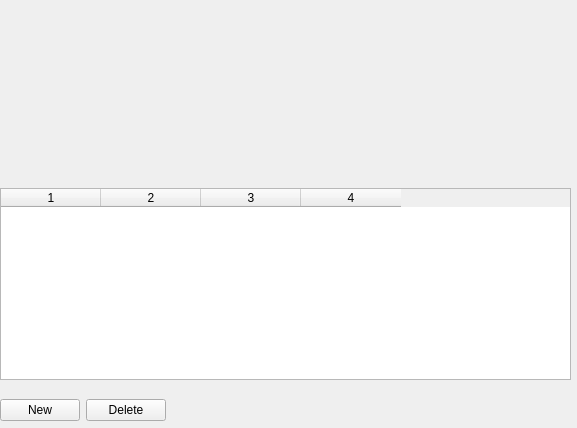
<?xml version="1.0" encoding="UTF-8"?>
<ui version="4.0">
 <class>KBankAccountsView</class>
 <widget class="QWidget" name="KBankAccountsView">
  <property name="geometry">
   <rect>
    <x>0</x>
    <y>0</y>
    <width>577</width>
    <height>428</height>
   </rect>
  </property>
  <property name="windowTitle">
   <string>Form</string>
  </property>
  <widget class="QWidget" name="layoutWidget">
   <property name="geometry">
    <rect>
     <x>0</x>
     <y>0</y>
     <width>571</width>
     <height>421</height>
    </rect>
   </property>
   <layout class="QVBoxLayout" name="verticalLayout">
    <item>
     <widget class="KBankAccountEdit" name="m_bankAccountEdit" native="true">
      <property name="sizePolicy">
       <sizepolicy hsizetype="Expanding" vsizetype="Expanding">
        <horstretch>0</horstretch>
        <verstretch>0</verstretch>
       </sizepolicy>
      </property>
     </widget>
    </item>
    <item>
     <spacer name="verticalSpacer">
      <property name="orientation">
       <enum>Qt::Vertical</enum>
      </property>
      <property name="sizeType">
       <enum>QSizePolicy::Preferred</enum>
      </property>
      <property name="sizeHint" stdset="0">
       <size>
        <width>20</width>
        <height>13</height>
       </size>
      </property>
     </spacer>
    </item>
    <item>
     <widget class="QTableWidget" name="bankAccounts">
      <property name="sizePolicy">
       <sizepolicy hsizetype="Expanding" vsizetype="MinimumExpanding">
        <horstretch>0</horstretch>
        <verstretch>0</verstretch>
       </sizepolicy>
      </property>
      <property name="editTriggers">
       <set>QAbstractItemView::NoEditTriggers</set>
      </property>
      <property name="selectionMode">
       <enum>QAbstractItemView::SingleSelection</enum>
      </property>
      <property name="rowCount">
       <number>0</number>
      </property>
      <property name="columnCount">
       <number>4</number>
      </property>
      <column/>
      <column/>
      <column/>
      <column/>
     </widget>
    </item>
    <item>
     <spacer name="verticalSpacer_2">
      <property name="orientation">
       <enum>Qt::Vertical</enum>
      </property>
      <property name="sizeType">
       <enum>QSizePolicy::Preferred</enum>
      </property>
      <property name="sizeHint" stdset="0">
       <size>
        <width>20</width>
        <height>13</height>
       </size>
      </property>
     </spacer>
    </item>
    <item>
     <layout class="QGridLayout" name="gridLayout">
      <item row="0" column="0">
       <widget class="QPushButton" name="pb_new">
        <property name="text">
         <string>New</string>
        </property>
       </widget>
      </item>
      <item row="0" column="1">
       <widget class="QPushButton" name="pb_del">
        <property name="text">
         <string>Delete</string>
        </property>
       </widget>
      </item>
      <item row="0" column="2">
       <spacer name="horizontalSpacer">
        <property name="orientation">
         <enum>Qt::Horizontal</enum>
        </property>
        <property name="sizeHint" stdset="0">
         <size>
          <width>268</width>
          <height>20</height>
         </size>
        </property>
       </spacer>
      </item>
     </layout>
    </item>
   </layout>
  </widget>
 </widget>
 <customwidgets>
  <customwidget>
   <class>KBankAccountEdit</class>
   <extends>QWidget</extends>
   <header>kbankaccountedit.h</header>
   <container>1</container>
  </customwidget>
 </customwidgets>
 <resources/>
 <connections/>
</ui>
